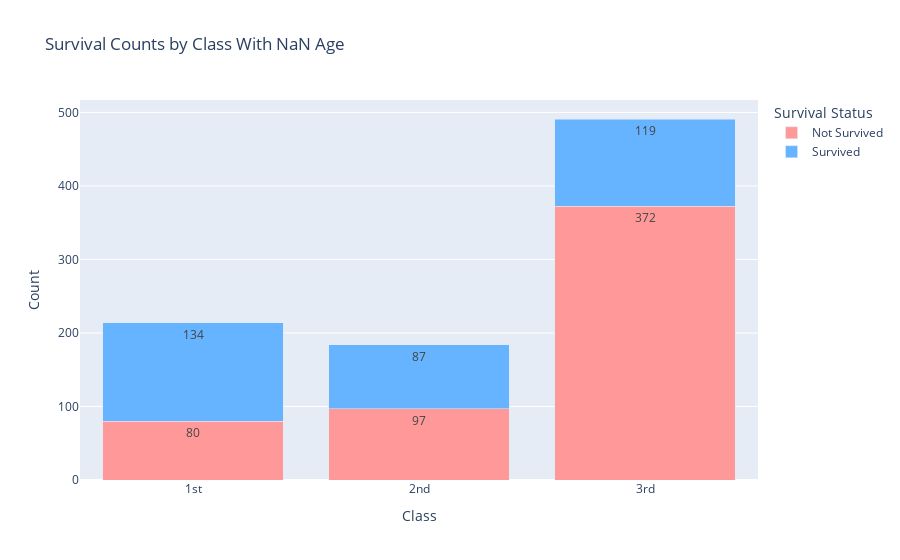

The notebook cell this image was saved under:
### Code cell
# Calculate the survival count by class
class_survival_counts = train_titanic_dropped.groupby(['Pclass', 'Survived']).size().unstack().fillna(0)
class_survival_counts.columns = ['Not Survived', 'Survived']
class_survival_counts = class_survival_counts.reset_index()

# Plotting with Plotly
fig = px.bar(class_survival_counts,
             x = 'Pclass',
             y = ['Not Survived', 'Survived'],
             title = 'Survival Counts by Class With NaN Age',
             labels = {'Pclass': 'Class', 'value': 'Count'},
             color_discrete_map = {'Not Survived': '#FF9999', 'Survived': '#66B3FF'},  # Softer colors
             text_auto = True,  # Add text labels on bars
             barmode = 'stack'  # Stack bars for 'Not Survived' and 'Survived'
             )

# Customize layout
fig.update_layout(
    xaxis_title = 'Class',
    yaxis_title = 'Count',
    xaxis = dict(
        tickvals = [1, 2, 3],
        ticktext = ['1st', '2nd', '3rd'],  # Custom labels for x-axis
    ),
    yaxis = dict(
        title = 'Count',  # Y-axis title
    ),
    legend_title = 'Survival Status',
)

# Show plot
fig.show()

### Figure 1 — Plotly figure (JSON) as saved in the notebook; plotly's stock layout.template omitted (floating-point values rounded to 4 significant figures)
{"data": [{"alignmentgroup": "True", "hovertemplate": "variable=Not Survived<br>Class=%{x}<br>Count=%{y}<extra></extra>", "legendgroup": "Not Survived", "marker": {"color": "#FF9999", "pattern": {"shape": ""}}, "name": "Not Survived", "offsetgroup": "Not Survived", "orientation": "v", "showlegend": true, "textposition": "auto", "texttemplate": "%{y}", "type": "bar", "x": [1, 2, 3], "xaxis": "x", "y": [80, 97, 372], "yaxis": "y"}, {"alignmentgroup": "True", "hovertemplate": "variable=Survived<br>Class=%{x}<br>Count=%{y}<extra></extra>", "legendgroup": "Survived", "marker": {"color": "#66B3FF", "pattern": {"shape": ""}}, "name": "Survived", "offsetgroup": "Survived", "orientation": "v", "showlegend": true, "textposition": "auto", "texttemplate": "%{y}", "type": "bar", "x": [1, 2, 3], "xaxis": "x", "y": [134, 87, 119], "yaxis": "y"}], "layout": {"barmode": "stack", "legend": {"title": {"text": "Survival Status"}, "tracegroupgap": 0}, "title": {"text": "Survival Counts by Class With NaN Age"}, "xaxis": {"anchor": "y", "domain": [0, 1], "ticktext": ["1st", "2nd", "3rd"], "tickvals": [1, 2, 3], "title": {"text": "Class"}}, "yaxis": {"anchor": "x", "domain": [0, 1], "title": {"text": "Count"}}}}
